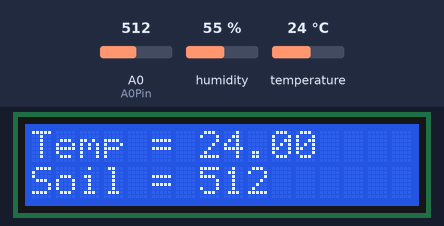
A sketch run on a simulated Arduino Uno, built with avr-gcc and run on an emulated ATmega328P. Shown: 16×2 character LCD. The test bench sets the inputs (shaded band); at power-on: temperature 24 °C, A0 (A0Pin) = 512, humidity 55 %. What the sketch prints to the serial monitor is not drawn.

Above: at 1.2 s.
1.3 s: temperature set to 12 °C
At 3.0 s:
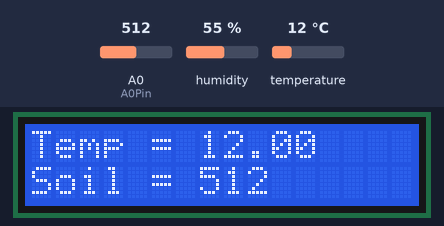
7.4 s: A0 (A0Pin) set to 910
At 9.3 s:
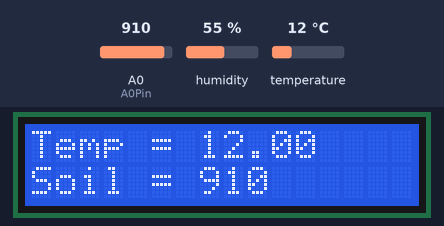
11.8 s: temperature set to 19 °C
At 13.5 s:
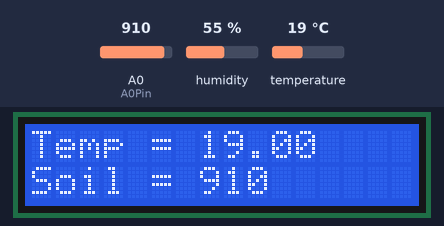
15.9 s: A0 (A0Pin) set to 900
At 17.8 s:
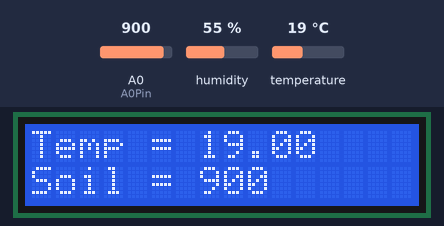
20.0 s: temperature set to 28 °C
At 22.0 s:
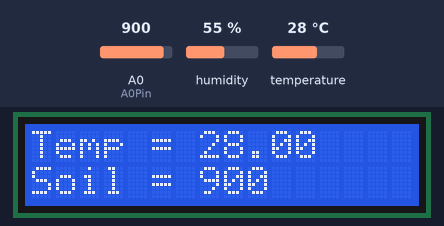
24.1 s: A0 (A0Pin) set to 1023
At 25.1 s:
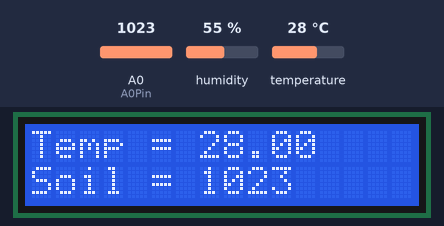
Timing chart, 0 to 27.1 s (numbered marks = the images above; inputs shaded):
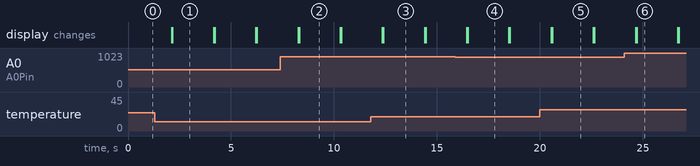

The sketch:

Smart_Plant.ino
```cpp
#include <Wire.h>
#include <LiquidCrystal_I2C.h>
#include <DHT.h>
#define DHTPIN 7 // 온습도 센서
#define DHTTYPE DHT11
#define A0Pin 0 // 토양 수분 센서

LiquidCrystal_I2C lcd(0x3F,16,2); // LCD I2C 연결
int SensorVal = 0;

DHT dht(DHTPIN,DHTTYPE);

void setup(){

  lcd.init();
  lcd.backlight();
  Serial.begin(9600);
  dht.begin();
}

void loop(){
  float humidity = dht.readHumidity();
  float temperature = dht.readTemperature();
  SensorVal = analogRead(A0Pin);

  lcd.display();
  lcd.print("Temp = ");
  lcd.print(temperature);
  lcd.setCursor(0,1);
  lcd.print("Soil = ");
  lcd.print(SensorVal);
  delay(1000);
  if(SensorVal <= 900 && temperature < 20){ // 토양 수분량이 충분하면 Slave에 1이란 문자를 보냄, 온도가 낮으면 a라는 문자를 보냄
     Serial.write('1');
     delay(1000);
     Serial.write('a');
  }
  else if(SensorVal > 900 && temperature < 20){ // 토양 수분량이 부족하면 Slave에 0이란 문자를 보냄
     Serial.write('0');
     delay(1000);
     Serial.write('a');
  }
  if(SensorVal <= 900 && temperature >20){ // 온도가 높으면 b라는 문자를 보냄
     Serial.write('1');
     delay(1000);
     Serial.write('b');
  }
  else if(SensorVal > 900 && temperature>20){
     Serial.write('0');
     delay(1000);
     Serial.write('b');
  }
  lcd.clear();
}
```

Measured:
- after the input at 1.3 s, the display: first differs from a run without the input after 0.86 s (image 1)
- after the input at 7.4 s, the display: first differs from a run without the input after 0.91 s (image 2)
- after the input at 11.8 s, the display: first differs from a run without the input after 0.60 s (image 3)
- after the input at 15.9 s, the display: first differs from a run without the input after 0.60 s (image 4)
- after the input at 20.0 s, the display: first differs from a run without the input after 0.60 s (image 5)
- after the input at 24.1 s, the display: first differs from a run without the input after 0.60 s (image 6)
- what the display in image 1 shows lasts 2.0 s, from 2.2 s to 4.2 s
